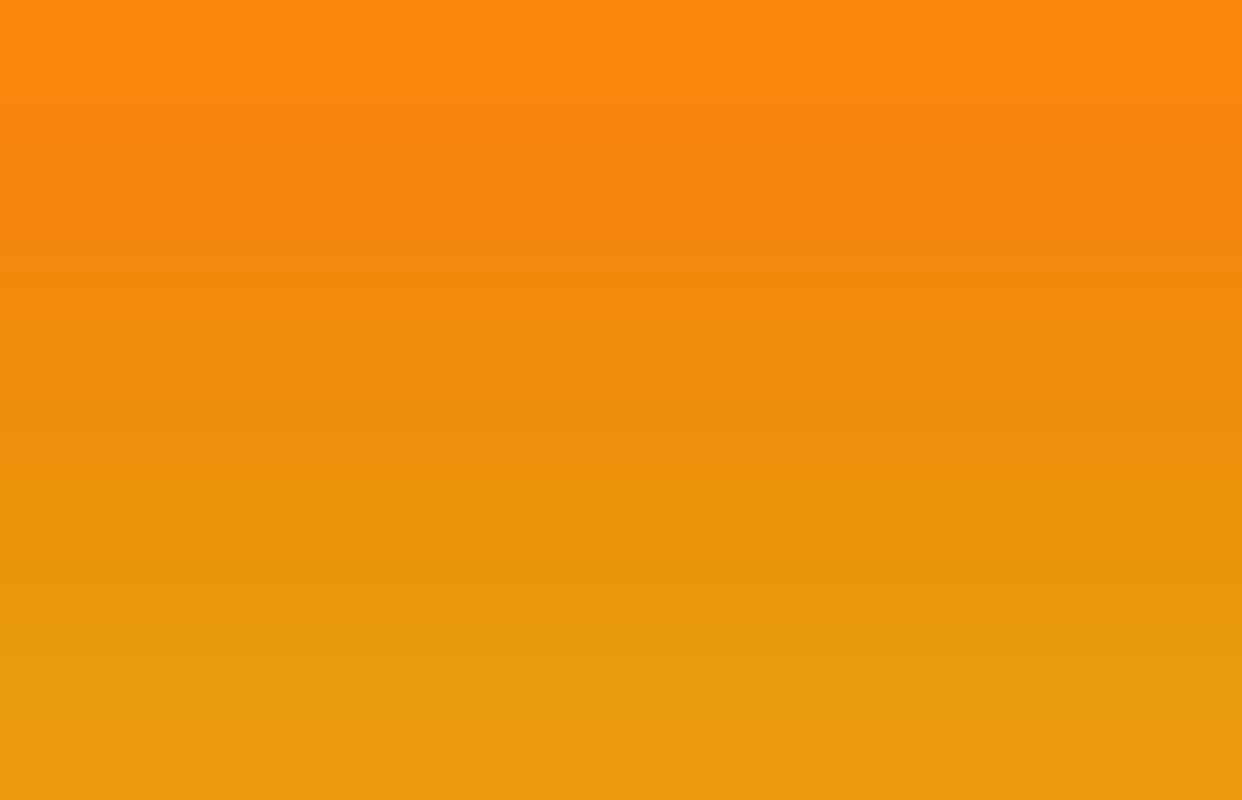
<?xml version="1.0" encoding="UTF-8"?>
<ui version="4.0">
 <class>Form</class>
 <widget class="QWidget" name="Form">
  <property name="geometry">
   <rect>
    <x>0</x>
    <y>0</y>
    <width>1242</width>
    <height>800</height>
   </rect>
  </property>
  <property name="windowTitle">
   <string>Form</string>
  </property>
  <property name="styleSheet">
   <string notr="true">background-color: qlineargradient(spread:pad, x1:0, y1:0, x2:0, y2:1, stop:0.026178 rgba(249, 135, 11, 255), stop:0.219895 rgba(247, 134, 12, 255), stop:0.424084 rgba(241, 139, 11, 255), stop:0.715789 rgba(233, 150, 10, 255), stop:0.826316 rgba(232, 155, 13, 255), stop:1 rgba(235, 154, 11, 255));</string>
  </property>
 </widget>
 <resources>
  <include location="../assets/resources.qrc"/>
 </resources>
 <connections/>
</ui>
